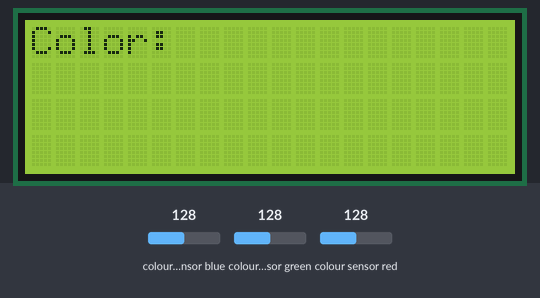
A sketch run on a simulated Arduino Uno, built with avr-gcc and run on an emulated ATmega328P. On the bench: 20×4 character LCD. Inputs (shaded band) come from the test bench; at power-on: colour sensor blue 128, colour sensor green 128, colour sensor red 128. What the sketch prints to the serial monitor is not drawn.

Above: at 1.2 s.
1.3 s: colour sensor blue set to 5
At 2.9 s:
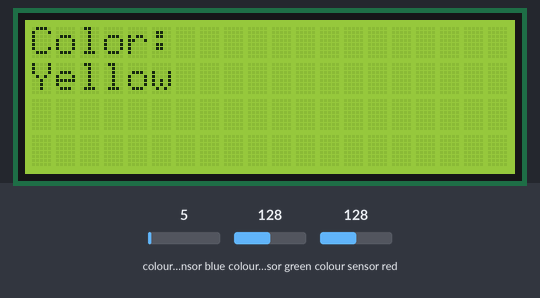
3.3 s: colour sensor green set to 5
At 4.2 s:
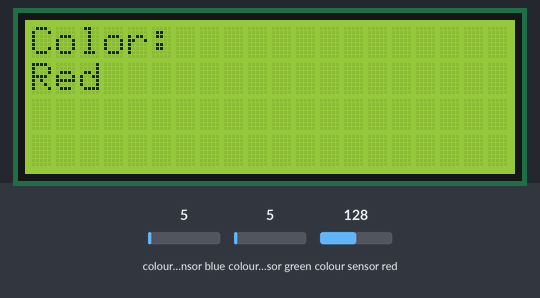
5.0 s: colour sensor blue set to 191
At 6.4 s:
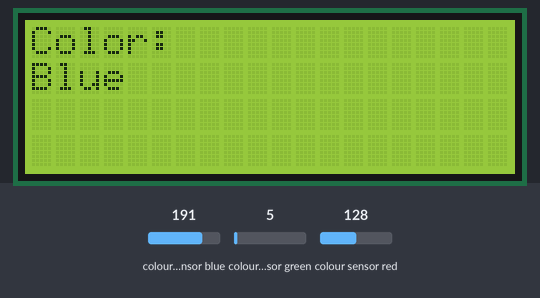
6.7 s: colour sensor green set to 250
At 7.8 s:
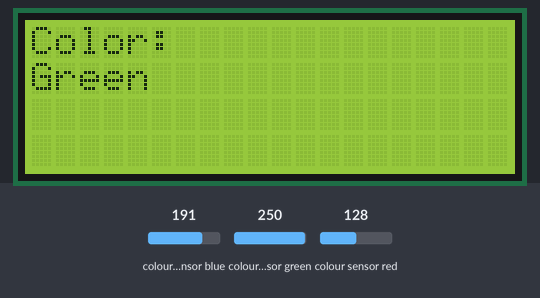
8.4 s: colour sensor blue set to 64
At 9.1 s:
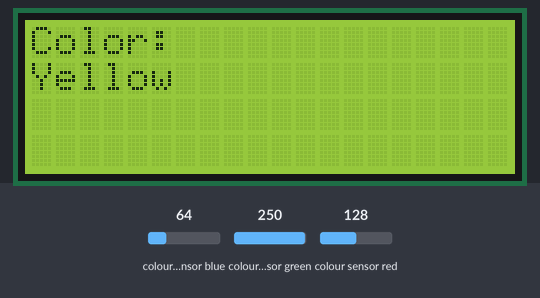
10.1 s: colour sensor blue set to 128
At 11.7 s:
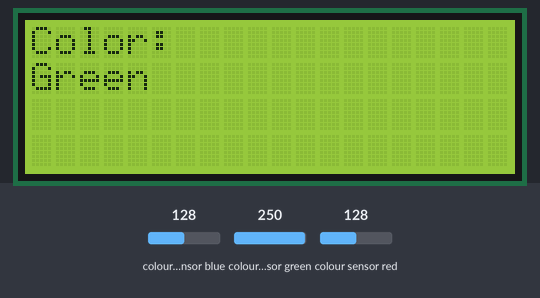
Timing chart, 0 to 12.8 s (numbered marks = the images above; inputs shaded):
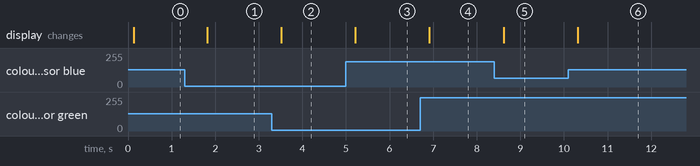

Measured:
- after the input at 1.3 s, the display: changes after 0.52 s (image 1)
- after the input at 3.3 s, the display: changes after 0.22 s (image 2)
- after the input at 5.0 s, the display: changes after 0.21 s (image 3)
- after the input at 6.7 s, the display: changes after 0.21 s (image 4)
- after the input at 8.4 s, the display: changes after 0.21 s (image 5)
- after the input at 10.1 s, the display: changes after 0.22 s (image 6)

The sketch:

demoColor-LCD.ino
```cpp
/*
#include <Wire.h>
#include "Adafruit_TCS34725.h"

Adafruit_TCS34725 tcs = Adafruit_TCS34725(TCS34725_INTEGRATIONTIME_50MS, TCS34725_GAIN_4X);

void setup(void) {
  Serial.begin(9600);

  if (tcs.begin()) {
    Serial.println("Found sensor");
  } else {
    Serial.println("No TCS34725 found ... check your connections");
    while (1);
  }
}

Amarillo scl
Naranja sda


void loop(void) {
  uint16_t r, g, b, c;
  tcs.getRawData(&r, &g, &b, &c);
  Serial.print("Red: "); Serial.print(r, DEC); Serial.print(" ");
  Serial.print("Green: "); Serial.print(g, DEC); Serial.print(" ");
  Serial.print("Blue: "); Serial.print(b, DEC); Serial.print(" ");
  Serial.print("Color: "); Serial.print(c, DEC); Serial.print(" ");
  Serial.println(" ");
  delay(500);
}
*/


#include <Adafruit_TCS34725.h>
#include <LiquidCrystal_I2C.h>
#include <Wire.h>

LiquidCrystal_I2C lcd(0x27,20,4);  // set the LCD address to 0x27 for a 16 chars and 2 line display

Adafruit_TCS34725 tcs = Adafruit_TCS34725(TCS34725_INTEGRATIONTIME_50MS,TCS34725_GAIN_4X);

void setup() {
  // put your setup code here, to run once:
  Serial.begin(9600);
  if (tcs.begin()) {
    Serial.println("Found sensor");
  } else {
    Serial.println("No TCS34725 found ... check your connections");
    while (1);
  }

  lcd.init();

  lcd.backlight();

}

void loop() {
  // put your main code here, to run repeatedly:
  float red,green,blue;
  tcs.getRGB(&red,&green,&blue);
  int R = int(red);
  int G = int(green);
  int B = int(blue);
  String color = "";
  if((R-G>50)&(R-B>50)){
    color = "Red";
  }
  if((G-B>10)&(G-R>30)){
    color = "Green";
  }
  if ((B-G>20)&(B-R>40)){
    color = "Blue";
  }
  if ((R-B>40)&(G-B>40)){
    color = "Yellow";
  }

  Serial.print("R: ");
  Serial.print(int(red));
  Serial.print("   G: ");
  Serial.print(int(green));
  Serial.print("   B: ");
  Serial.print(int(blue));
  Serial.print("   Color: ");
  Serial.print(color);
  Serial.println();

  lcd.clear();
  lcd.setCursor(0,0);
  lcd.print("Color: ");
  lcd.setCursor(0,1);
  lcd.print(color);


  delay(500);
}
```
